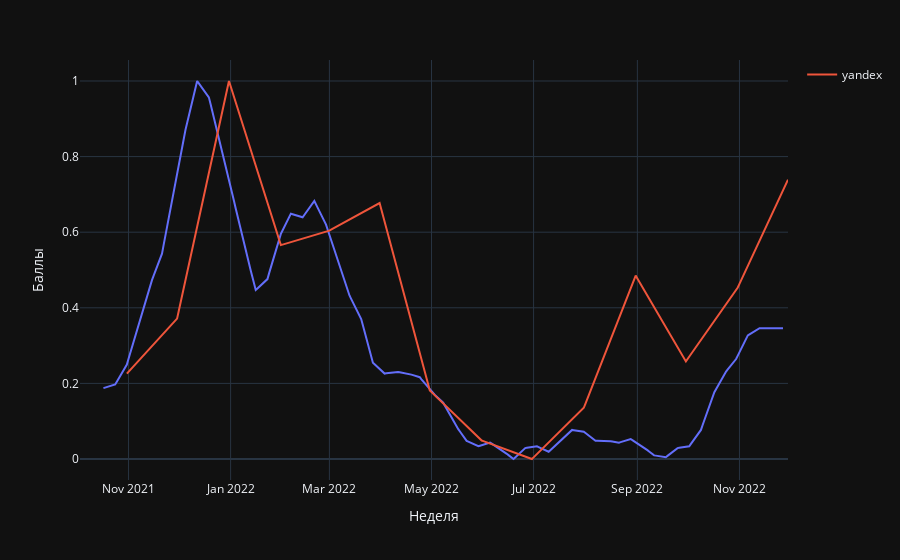

The code cell stored with this chart in its notebook:
### Code cell
wordstats_cosmetics_spline = wordstats_cosmetics.resample('D').interpolate('time', order=2)
wordstats_cosmetics_google_spline = wordstats_cosmetics_google.resample('D').interpolate('time', order=2)

fig2 = px.line(wordstats_cosmetics_google_spline, y="Баллы")

fig2.add_scatter(x=wordstats_cosmetics_spline.index, y=wordstats_cosmetics_spline['totalCount'], name='yandex')

fig2.show()

### Figure 1 — Plotly figure (JSON) as saved in the notebook; plotly's stock layout.template omitted (floating-point values rounded to 4 significant figures; data arrays with more than 128 entries replaced by an {"elided": "..."} marker saying what was removed)
{"data": [{"hovertemplate": "Неделя=%{x}<br>Баллы=%{y}<extra></extra>", "legendgroup": "", "line": {"color": "#636efa", "dash": "solid"}, "marker": {"symbol": "circle"}, "mode": "lines", "name": "", "orientation": "v", "showlegend": false, "x": {"elided": "421 str values"}, "xaxis": "x", "y": {"elided": "421 float values"}, "yaxis": "y", "type": "scatter"}, {"name": "yandex", "x": {"elided": "396 str values"}, "y": {"elided": "396 float values"}, "type": "scatter"}], "layout": {"xaxis": {"anchor": "y", "domain": [0.0, 1.0], "title": {"text": "Неделя"}}, "yaxis": {"anchor": "x", "domain": [0.0, 1.0], "title": {"text": "Баллы"}}, "legend": {"tracegroupgap": 0}, "margin": {"t": 60}}}
